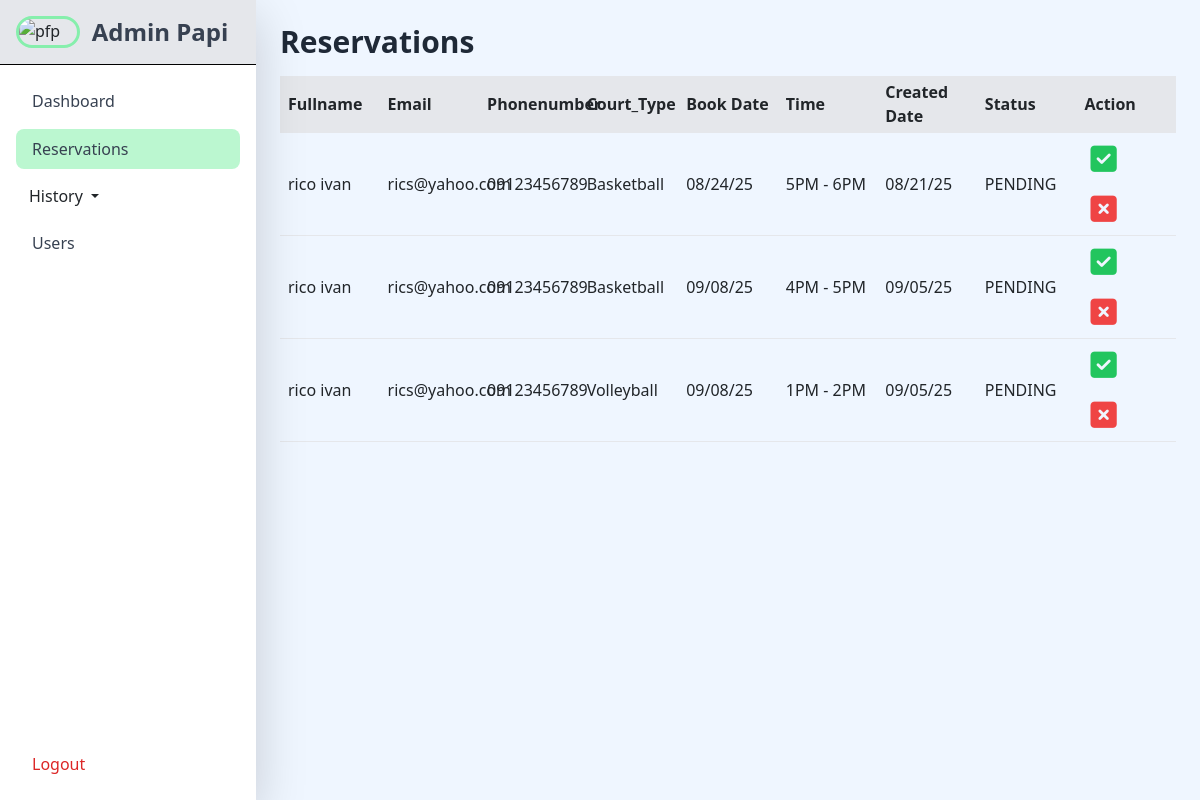
The app's page /Court-Management-System-main/admin/reservations.php with its own data.
### tables this page shows
CREATE TABLE `reservations` (
  `reservation_id` int(11) NOT NULL,
  `username` varchar(100) DEFAULT NULL,
  `fullname` varchar(100) NOT NULL,
  `email` varchar(100) NOT NULL,
  `phonenumber` varchar(100) DEFAULT NULL,
  `court_type` varchar(20) NOT NULL,
  `date` date NOT NULL,
  `time_slot` varchar(10) NOT NULL,
  `created_at` timestamp(6) NOT NULL DEFAULT current_timestamp(6) ON UPDATE current_timestamp(6),
  `status` varchar(20) NOT NULL,
  `users_id` int(11) DEFAULT NULL
);

### Court-Management-System-main/admin/reservations.php (the view, shortened to what this page needs)
<?php
include "../db_connect.php";
$sql = "SELECT * FROM reservations";
$result = $conn->query($sql);
?>
<!doctype html>
<html lang="en">
  <head>
    <link rel="stylesheet" href="https://cdnjs.cloudflare.com/ajax/libs/font-awesome/6.4.2/css/all.min.css">
    <link href="https://cdn.jsdelivr.net/npm/bootstrap@5.3.2/dist/css/bootstrap.min.css" rel="stylesheet" />
    <script src="https://cdn.tailwindcss.com"></script>
  </head>
  <body class="bg-gray-50">
    <div class="flex">
      <div class="fixed top-0 left-0 flex h-screen w-64 flex-col bg-white shadow-lg">
        <div class="flex bg-gray-200 p-3 border-black border-b">
          <img src="assets/imgs/pfp.jpg" alt="pfp" class="w-16 rounded-full border-3 border-green-300">
          <h2 class="text-2xl font-semibold text-center text-gray-700 m-auto">Admin Papi</h2>
        </div>
        <div class="p-3 flex flex-col flex-1">
        <a href="admin_board.php" class="block rounded-lg px-3 py-2 mb-2 text-gray-700 hover:bg-gray-200">Dashboard</a>
        <a href="#" class="block rounded-lg px-3 py-2 mb-2 text-gray-700 bg-green-200">Reservations</a>
        <div class="dropdown mb-2">
          <button class="btn w-100 text-start dropdown-toggle" type="button" data-bs-toggle="dropdown" aria-expanded="false">
            History
          </button>
        </div>
        <a href="users.php" class="block rounded-lg px-3 py-2 mb-2 text-gray-700 hover:bg-gray-200">Users</a>
        <a href="../logout.php" class="block rounded-lg px-3 py-2 text-red-600 hover:bg-red-100 mt-auto">Logout</a>
        </div>
      </div>
      <div class="ml-64 flex-1 bg-blue-50 p-6 min-h-screen">
        <h1 class="text-3xl font-bold text-gray-800">Reservations</h1>
        <?php
        if ($result->num_rows > 0) {
            echo "<table class=\"table-fixed w-full mt-3\">";
            echo "<tr class=\"border-b bg-gray-200\">
                    <th class=\"px-2 py-1\">Fullname</th>
                    <th class=\"px-2 py-1\">Email</th>
                    <th class=\"px-2 py-1\">Phonenumber</th>
                    <th class=\"px-2 py-1\">Court_Type</th>
                    <th class=\"px-2 py-1\">Book Date</th>
                    <th class=\"px-2 py-1\">Time</th>
                    <th class=\"px-2 py-1\">Created Date</th>
                    <th class=\"px-2 py-1\">Status</th>
                    <th class=\"px-2 py-1\">Action</th>
                </tr>";
            while($row = $result->fetch_assoc()) {
                echo "<tr class=\"border-b\">";
                echo "<td class=\"px-2 py-1\">" . htmlspecialchars($row["fullname"]) . "</td>";
                echo "<td class=\"px-2 py-1\">" . htmlspecialchars($row["email"]) . "</td>";
                echo "<td class=\"px-2 py-1\">" . htmlspecialchars($row["phonenumber"]) . "</td>";
                echo "<td class=\"px-2 py-1\">" . htmlspecialchars($row["court_type"]) . "</td>";
                echo "<td class=\"px-2 py-1\">" . date("m/d/y", strtotime($row["date"])) . "</td>";
                echo "<td class=\"px-2 py-1\">" . htmlspecialchars($row["time_slot"]) . "</td>";
                echo "<td class=\"px-2 py-1\">" . date("m/d/y", strtotime($row["created_at"])) . "</td>";
                echo "<td class=\"px-2 py-1\">" . htmlspecialchars($row["status"]) . "</td>";
                echo "<td class=\"-px-4 -py-2\">
                        <a href='accept_process.php?id=" . $row["reservation_id"] . "' class='btn'><i class=\"fas fa-check-square text-green-500 text-3xl\"></i></a>
                        <a href='deny_process.php?id=" . $row["reservation_id"] . "' class='btn' onclick=\"return confirm('Are you sure you want to deny this booking?');\"><i class=\"fas fa-times-square text-red-500 text-3xl\"></i></a>
                    </td>";
                echo "</tr>";
            }
            echo "</table>";
        } else {
            echo "No results found.";
        }
    ?>
      </div>
    </div>
  </body>
</html>

### records on screen
reservations: fullname "rico ivan", email "rics@yahoo.com", phonenumber "09123456789", court_type "Basketball", date "08/24/25", time_slot "5PM - 6PM", created_at "08/21/25", status "PENDING"
reservations: fullname "rico ivan", email "rics@yahoo.com", phonenumber "09123456789", court_type "Basketball", date "09/08/25", time_slot "4PM - 5PM", created_at "09/05/25", status "PENDING"
reservations: fullname "rico ivan", email "rics@yahoo.com", phonenumber "09123456789", court_type "Volleyball", date "09/08/25", time_slot "1PM - 2PM", created_at "09/05/25", status "PENDING"
